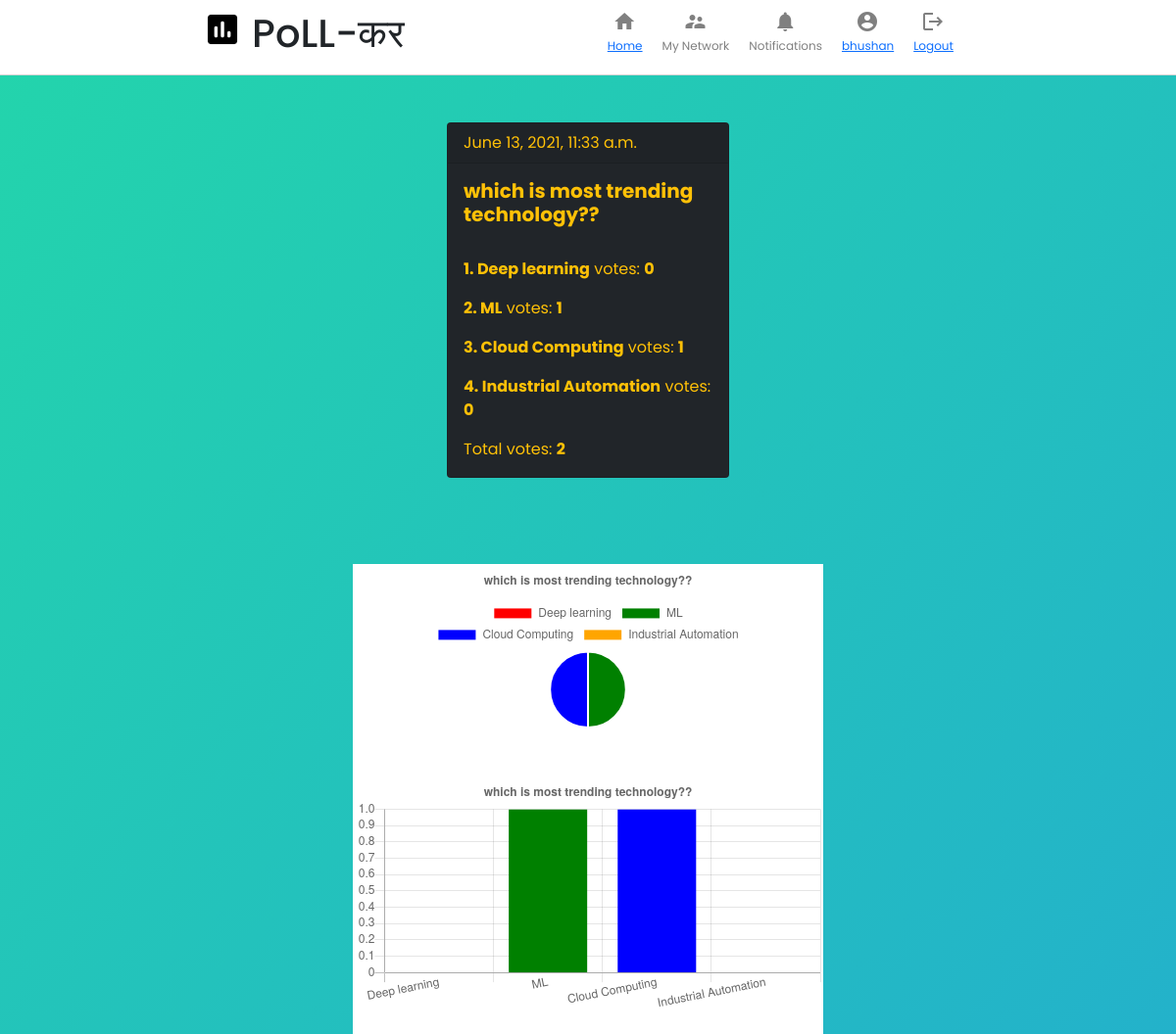
The app's page /results/3 (signed in), older data.
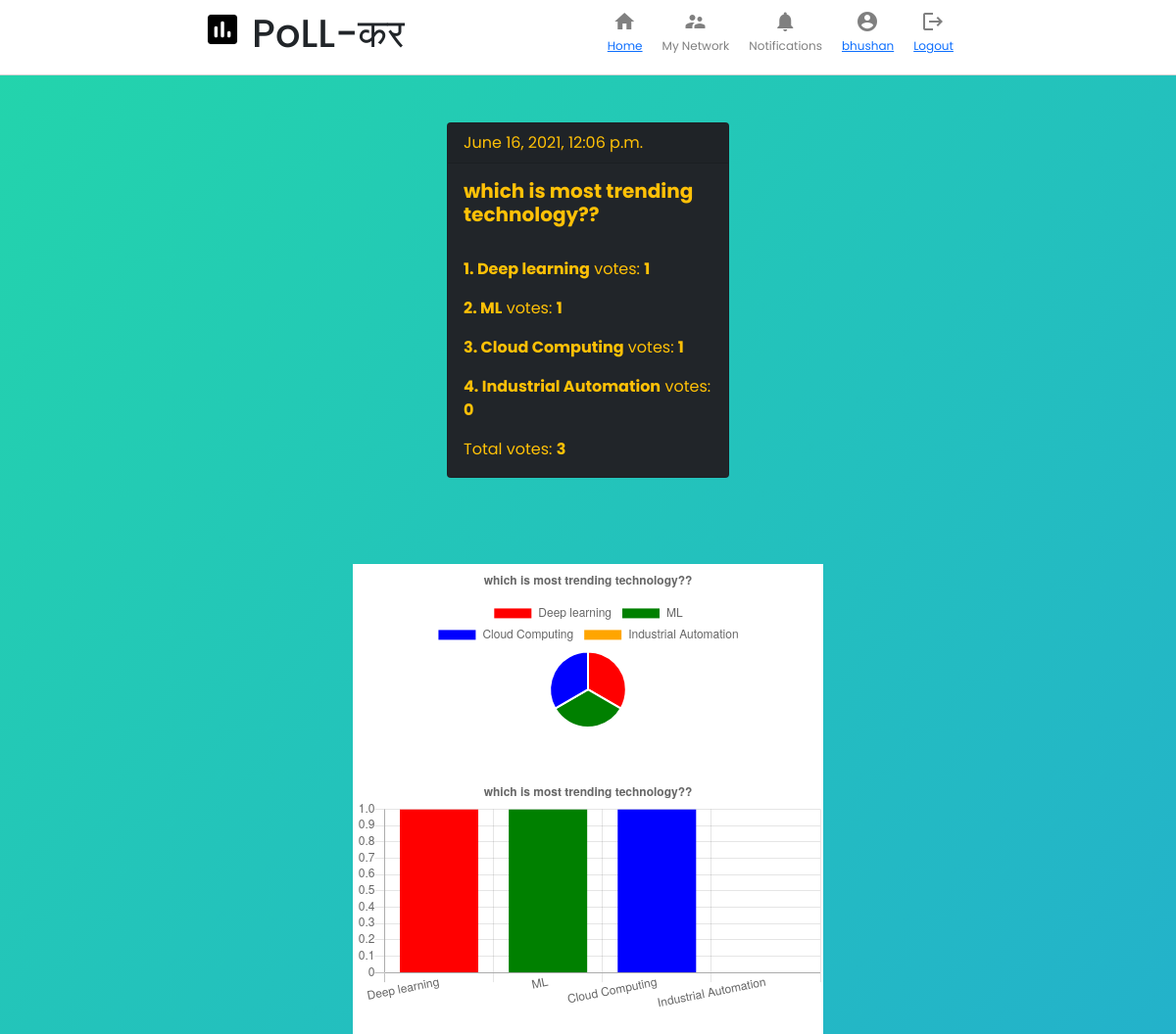
The same page, newer data.
### main/models.py (models this page shows, shortened)
class Poll(models.Model):
    user = models.ForeignKey(User, on_delete=models.CASCADE)
    question = models.TextField()
    datetime = models.DateTimeField(auto_now=True)
    option_one = models.CharField(max_length=56)
    option_two = models.CharField(max_length=56)
    option_three = models.CharField(max_length=56)
    option_four = models.CharField(max_length=56)
    option_one_count = models.IntegerField(default=0)
    option_two_count = models.IntegerField(default=0)
    option_three_count = models.IntegerField(default=0)
    option_four_count = models.IntegerField(default=0)

### main/views.py (the view)
# urls.py: path('results/<int:pk>', views.results, name= 'result' ),
@login_required(login_url='login')
def results(request, pk):
    poll = models.Poll.objects.get(pk=pk)
    totalvotes = poll.option_one_count + poll.option_two_count + poll.option_three_count + poll.option_four_count
    context = {
        'poll': poll,
        'totalvotes' : totalvotes
    }
    return render( request, 'main/results.html', context)

### templates/main/results.html (shortened to what this page needs)
{% load static %}
<!DOCTYPE html>
<html lang="en">
<head>
    <link href="https://cdn.jsdelivr.net/npm/bootstrap@5.0.1/dist/css/bootstrap.min.css" rel="stylesheet">
    <link rel="stylesheet" href="{% static 'css/style.css' %}">
    <link rel="stylesheet" href="{% static 'css/card.css' %}">
    <link rel="stylesheet" href="{% static 'css/index.css' %}"/>
</head>
<body>
    <div class="header">
        <div class="header__left">
            <img src="{% static 'img/logo1.png' %}" alt="" />
            <h1>PoLL-कर</h1>
        </div>
        <div class="header__right">
            <div class="headerOption">
                <i class="material-icons headerOption__icon"> home </i>
                <h3><a class="active" href="{% url 'allpolls' %}">Home</a></h3>
            </div>
            <div class="headerOption">
                <i class="material-icons headerOption__icon"> supervisor_account </i>
                <h3>My Network</h3>
            </div>
            <div class="headerOption">
                <i class="material-icons headerOption__icon"> notifications </i>
                <h3>Notifications</h3>
            </div>
            <div class="headerOption">
                <i class="material-icons headerOption__icon"> account_circle </i>
                <h3><a href="{% url 'mypolls' %}">{{ request.user }}</a></h3>
            </div>
            <div class="headerOption">
                <i class="material-icons headerOption__icon"> logout </i>
                <h3><a href="{% url 'logout' %}">Logout</a></h3>
            </div>
        </div>
    </div>
<br><br>
        <div class="card text-warning bg-dark mb-3" style="max-width: 18rem;">
            <div class="card-header">{{ poll.datetime }}</div>
            <div class="card-body">
                <h5 class="card-title"><strong>{{ poll.question }}</strong></h5><br>
                <p class="card-text"><strong>1. {{ poll.option_one }}</strong> votes: <strong>{{ poll.option_one_count }}</strong></p>
                <p class="card-text"><strong>2. {{ poll.option_two }}</strong> votes: <strong>{{ poll.option_two_count }}</strong></p>
                <p class="card-text"><strong>3. {{ poll.option_three }}</strong> votes: <strong>{{ poll.option_three_count}}</strong></p>
                <p class="card-text"><strong>4. {{ poll.option_four }}</strong> votes: <strong>{{ poll.option_four_count }}</strong></p>
                <p class="card-text"> Total votes: <strong>{{ totalvotes }}</strong></p>
            </div>
        </div><br><br><br>
        <div style=" display: block; justify-content:start; background-color: rgb(255, 255, 255); width: 40vw; height: fit-content;">
          <center>
          <div style="width: 28vw; height: fit-content;">
              <canvas style=" font-weight: bold;"  id="piechart" style="width:100%;max-width:600px"></canvas><br><br>
            </div>
          </center>
            <canvas style=" font-weight: bold;"  id="bargraph" style="width:100%;max-width:600px"></canvas><br>
        </div>
    <script>
    var xValues = ["{{ poll.option_one }}", "{{ poll.option_two }}", "{{ poll.option_three }}", "{{ poll.option_four }}"];
    var yValues = [{{ poll.option_one_count }} ,{{ poll.option_two_count }}, {{ poll.option_three_count}}, {{ poll.option_four_count }} ];//vote for each option
    var barColors = ["red", "green","blue","orange"];
    new Chart("bargraph", {
      type: "bar",
      data: {
        labels: xValues,
        datasets: [{
          backgroundColor: barColors,
          data: yValues
        }]
      },
      options: {
        legend: {display: false},
        title: {
          display: true,
          text: "{{ poll.question }}"
        }
      }
    });
    </script>
    <script>
    var xValues = ["{{ poll.option_one }}", "{{ poll.option_two }}", "{{ poll.option_three }}", "{{ poll.option_four }}"];
    var yValues = [{{ poll.option_one_count }} ,{{ poll.option_two_count }}, {{ poll.option_three_count}}, {{ poll.option_four_count }} ];//vote for each option
    var barColors = ["red", "green","blue","orange"];
    new Chart("piechart", {
      type: "pie",
      data: {
        labels: xValues,
        datasets: [{
          backgroundColor: barColors,
          data: yValues
        }]
      },
      options: {
        legend: {display: true},
        title: {
          display: true,
          text: "{{ poll.question }}"
        }
      }
    });
    </script>
</body>
</html>

### static/css/style.css (style rules this page uses)
* { margin: 0; padding: 0; }
body { background-repeat: no-repeat; background: linear-gradient(-45deg, #ee7752, #e73c7e, #23a6d5, #23d5ab); background-size: 400% 400%; animation: gradient 15s ease infinite; }

### static/css/card.css (style rules this page uses)
* { margin: 0; padding: 0; box-sizing: border-box; font-family: 'Poppins', sans-serif; }

### static/css/index.css (style rules this page uses)
* { margin: 0; padding: 0; }
body { background-repeat: no-repeat; background: linear-gradient(-45deg, #ee7752, #e73c7e, #23a6d5, #23d5ab); background-size: 400% 400%; animation: gradient 15s ease infinite; display: flex; flex-direction: column; align-items: center; }
.header__left img { object-fit: contain; height: 40px; margin-right: 10px; }
.header { width: 100%; display: flex; position: sticky; top: 0; z-index: 999; justify-content: space-evenly; border-bottom: 0.1px solid lightgray; padding-top: 10px; padding-bottom: 10px; width: 100%; background-color: white; }
.header__left { display: flex; }
.header__right { display: flex; }
.headerOption { display: flex; flex-direction: column; align-items: center; margin-right: 20px; color: gray; cursor: pointer; }
.headerOption h3 { font-size: 12px; margin-top: 10px; font-weight: 400; }
.headerOption__icon { margin-right: 5px; height: 20px; width: 20px; }

### templates/main/results.html (style rules this page uses)
* { font-family: 'Poppins', sans-serif;; }

Row changes from the older to the newer data that the page shows:
changed Poll "which is most trending technology??": datetime "June 13, 2021, 11:33 a.m." → "June 16, 2021, 12:06 p.m."; option_one_count "0" → "1"
Text that changed along with them:
{{ totalvotes }}: "2" → "3"
chart data {{ poll.option_one_count }}: 0 → 1
